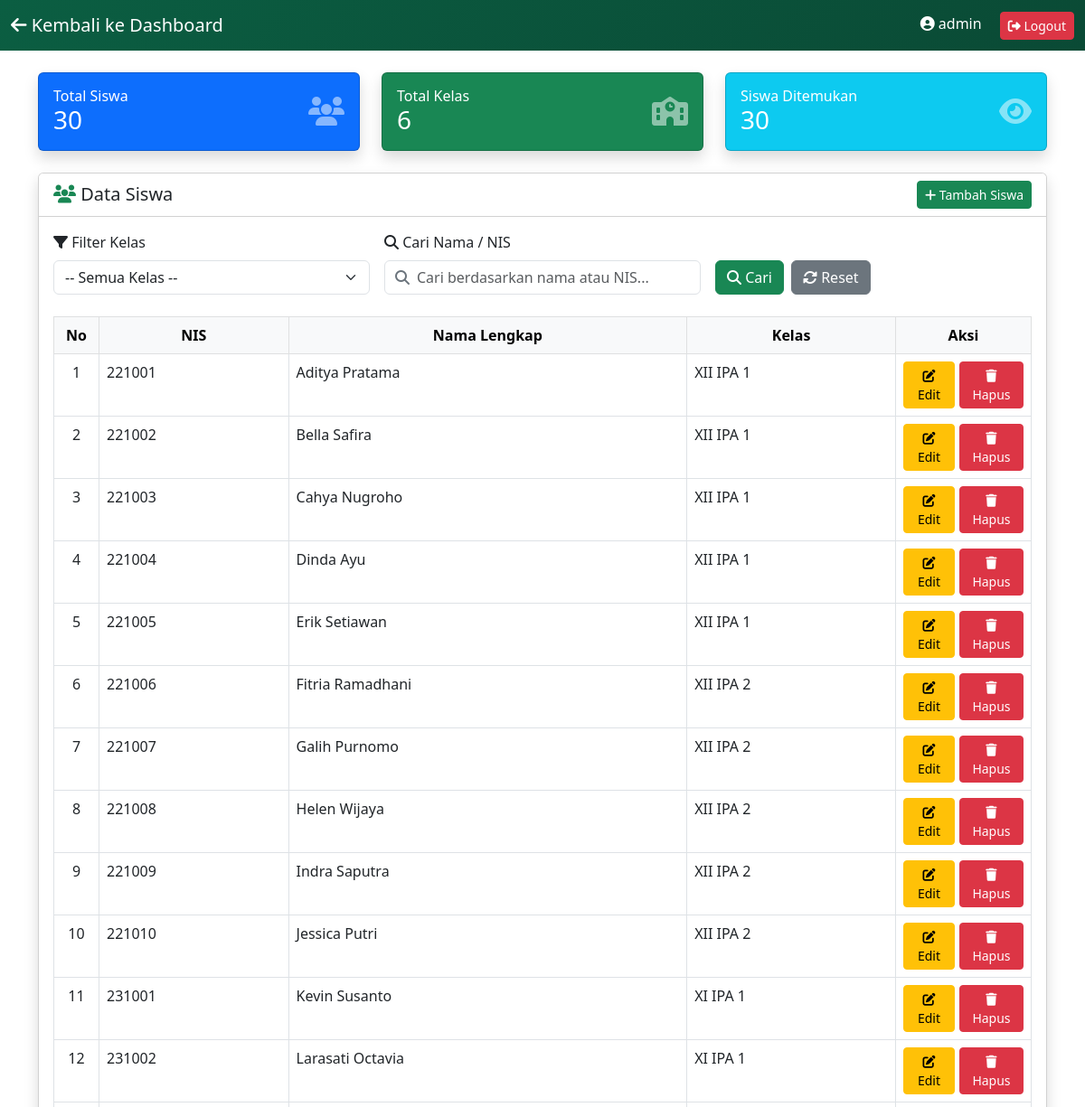
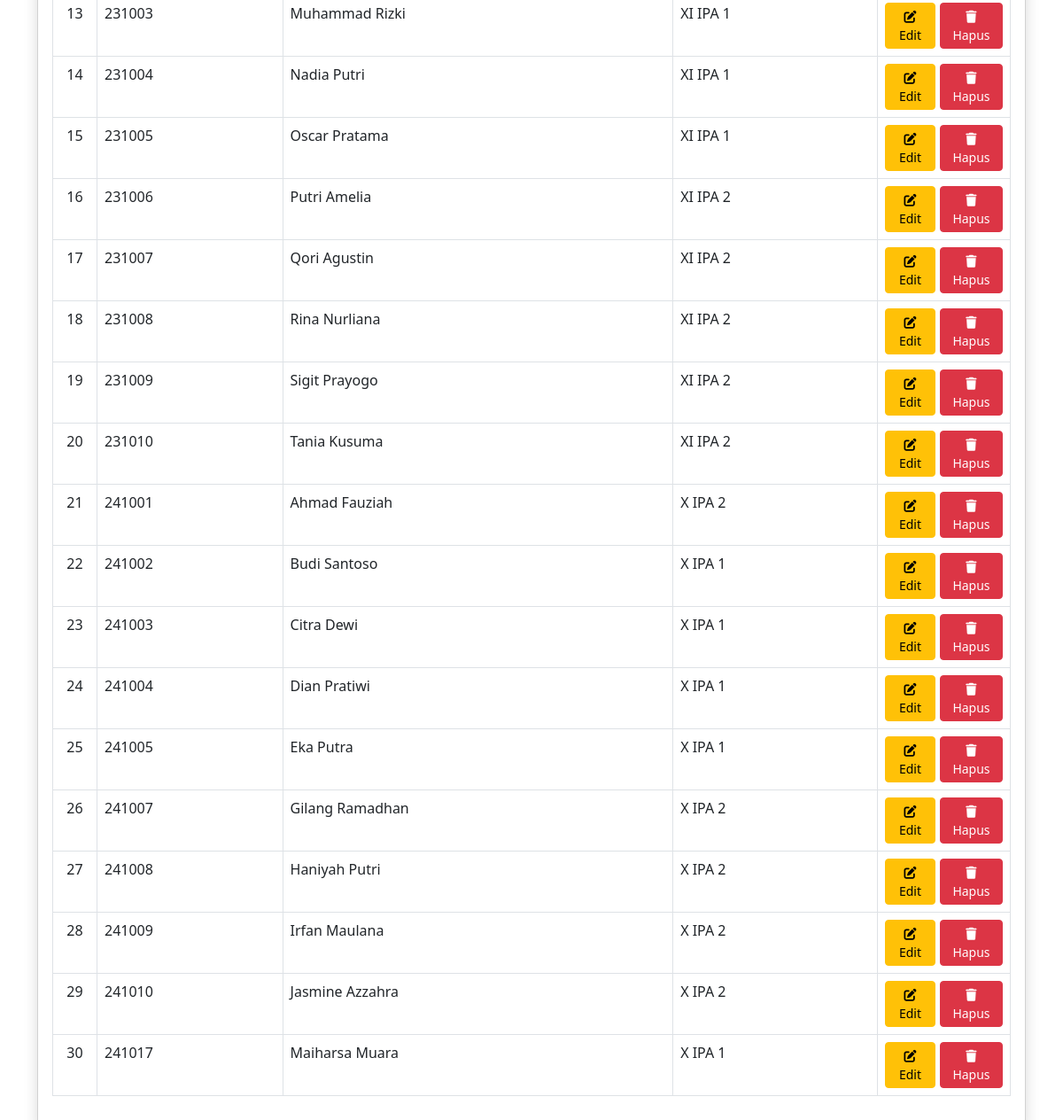
The page /pages/admin/data_siswa.php (signed in) on the database its author committed (2 pictures, top to bottom).
### tables this page shows
CREATE TABLE `siswa` (
  `nis` varchar(20) NOT NULL,
  `nama` varchar(100) NOT NULL,
  `kelas` varchar(20) NOT NULL,
  `created_at` timestamp NOT NULL DEFAULT current_timestamp()
);

### classes/Siswa.php (called while the page is built, shortened)
<?php
require_once dirname(__DIR__) . '/config/database.php';
class Siswa {
    private $table = 'siswa';
    public function getDaftarKelas() {
        $sql = "SELECT DISTINCT kelas FROM " . $this->table . " ORDER BY kelas";
        $result = fetchAll($sql);
        $kelas = [];
        foreach ($result as $row) {
            $kelas[] = $row['kelas'];
        }
        return $kelas;
    }
    public function totalSiswa() {
        $sql = "SELECT COUNT(*) as total FROM " . $this->table;
        $result = fetchOne($sql);
        return $result['total'];
    }
}
?>

### config/database.php (called while the page is built, shortened)
<?php
$host = 'localhost';
$user = 'root';
$password = '123456789';
$database = 'db_sistem_nilai';
$conn = mysqli_connect($host, $user, $password, $database);
mysqli_set_charset($conn, "utf8");
function fetchAll($sql) {
    global $conn;
    $result = mysqli_query($conn, $sql);
    return mysqli_fetch_all($result, MYSQLI_ASSOC);
}
function fetchOne($sql) {
    global $conn;
    $result = mysqli_query($conn, $sql);
    return mysqli_fetch_assoc($result);
}
?>

### pages/admin/data_siswa.php (the view, shortened to what this page needs)
<?php
require_once __DIR__ . '/../../config/database.php';
require_once __DIR__ . '/../../classes/Siswa.php';
$siswaClass = new Siswa();
$search_keyword = isset($_GET['search']) ? trim($_GET['search']) : '';
$kelas_list = $siswaClass->getDaftarKelas();
$query = "SELECT * FROM siswa WHERE 1=1";
$query .= " ORDER BY nis";
$daftarSiswa = fetchAll($query);
?>
<!DOCTYPE html>
<html lang="id">
<head>
    <link href="https://cdn.jsdelivr.net/npm/bootstrap@5.3.0/dist/css/bootstrap.min.css" rel="stylesheet">
    <link rel="stylesheet" href="https://cdnjs.cloudflare.com/ajax/libs/font-awesome/6.4.0/css/all.min.css">
</head>
<body>
    <nav class="navbar navbar-dark navbar-custom">
        <div class="container-fluid">
            <a class="navbar-brand" href="dashboard_admin.php">
                <i class="fas fa-arrow-left"></i> Kembali ke Dashboard
            </a>
            <div>
                <span class="text-white me-3">
                    <i class="fas fa-user-circle"></i> <?= $_SESSION['user']['username'] ?>
                </span>
                <a href="../../proses/proses_logout.php" class="btn btn-danger btn-sm">
                    <i class="fas fa-sign-out-alt"></i> Logout
                </a>
            </div>
        </div>
    </nav>
    <div class="container mt-4">
        <div class="row mb-4">
            <div class="col-md-4">
                <div class="card bg-primary text-white shadow">
                    <div class="card-body">
                        <div class="d-flex justify-content-between align-items-center">
                            <div>
                                <h6 class="mb-0">Total Siswa</h6>
                                <h3 class="mb-0"><?= $siswaClass->totalSiswa() ?></h3>
                            </div>
                            <i class="fas fa-users fa-2x opacity-50"></i>
                        </div>
                    </div>
                </div>
            </div>
            <div class="col-md-4">
                <div class="card bg-success text-white shadow">
                    <div class="card-body">
                        <div class="d-flex justify-content-between align-items-center">
                            <div>
                                <h6 class="mb-0">Total Kelas</h6>
                                <h3 class="mb-0"><?= count($kelas_list) ?></h3>
                            </div>
                            <i class="fas fa-school fa-2x opacity-50"></i>
                        </div>
                    </div>
                </div>
            </div>
            <div class="col-md-4">
                <div class="card bg-info text-white shadow">
                    <div class="card-body">
                        <div class="d-flex justify-content-between align-items-center">
                            <div>
                                <h6 class="mb-0">Siswa Ditemukan</h6>
                                <h3 class="mb-0"><?= count($daftarSiswa) ?></h3>
                            </div>
                            <i class="fas fa-eye fa-2x opacity-50"></i>
                        </div>
                    </div>
                </div>
            </div>
        </div>
        <div class="card shadow">
            <div class="card-header bg-white d-flex justify-content-between align-items-center flex-wrap">
                <h5 class="mb-0">
                    <i class="fas fa-users text-success"></i> Data Siswa
                </h5>
                <button class="btn btn-success btn-sm" data-bs-toggle="modal" data-bs-target="#modalTambah">
                    <i class="fas fa-plus"></i> Tambah Siswa
                </button>
            </div>
            <div class="card-body">
                <form method="GET" action="" class="row g-3 mb-4">
                    <div class="col-md-4">
                        <label class="form-label">
                            <i class="fas fa-filter"></i> Filter Kelas
                        </label>
                        <select name="kelas" class="form-select">
                            <option value="">-- Semua Kelas --</option>
                        </select>
                    </div>
                    <div class="col-md-4">
                        <label class="form-label">
                            <i class="fas fa-search"></i> Cari Nama / NIS
                        </label>
                        <div class="search-box">
                            <i class="fas fa-search"></i>
                            <input type="text" name="search" class="form-control"
                                   placeholder="Cari berdasarkan nama atau NIS..."
                                   value="<?= htmlspecialchars($search_keyword) ?>"
                                   autocomplete="off">
                        </div>
                    </div>
                    <div class="col-md-4 d-flex align-items-end">
                        <button type="submit" class="btn btn-success me-2">
                            <i class="fas fa-search"></i> Cari
                        </button>
                        <a href="data_siswa.php" class="btn btn-secondary">
                            <i class="fas fa-sync-alt"></i> Reset
                        </a>
                    </div>
                </form>
                <div class="table-responsive">
                    <table class="table table-bordered table-hover">
                        <thead class="table-light">
                            <tr class="text-center">
                                <th width="50">No</th>
                                <th>NIS</th>
                                <th>Nama Lengkap</th>
                                <th>Kelas</th>
                                <th width="150">Aksi</th>
                            </tr>
                        </thead>
                        <tbody>
                            <?php if (count($daftarSiswa) > 0): ?>
                                <?php $no = 1; foreach ($daftarSiswa as $s): ?>
                                <tr>
                                    <td class="text-center"><?= $no++ ?></td>
                                    <td><?= htmlspecialchars($s['nis']) ?></td>
                                    <td><?= htmlspecialchars($s['nama']) ?></td>
                                    <td><?= htmlspecialchars($s['kelas']) ?></td>
                                    <td class="text-center">
                                        <div class="aksi-baris">
                                            <button type="button"
                                                    class="btn btn-warning btn-sm"
                                                    data-bs-toggle="modal"
                                                    data-bs-target="#modalEdit<?= $s['nis'] ?>">
                                                <i class="fas fa-edit"></i> Edit
                                            </button>
                                            <a href="data_siswa.php?hapus=<?= $s['nis'] ?>"
                                               class="btn btn-danger btn-sm"
                                               onclick="return confirm('Yakin ingin menghapus siswa ini?')">
                                                <i class="fas fa-trash"></i> Hapus
                                            </a>
                                        </div>
                                    </td>
                                </tr>
                                <?php endforeach; ?>
                            <?php endif; ?>
                        </tbody>
                    </table>
                </div>
            </div>
        </div>
    </div>
</body>
</html>

### pages/admin/data_siswa.php (style rules this page uses)
.navbar-custom { background: linear-gradient(135deg, #0b5e42, #0a4a35); }
.search-box { position: relative; }
.search-box .fa-search { position: absolute; left: 12px; top: 50%; transform: translateY(-50%); color: #6c757d; }
.search-box input { padding-left: 35px; }
.aksi-baris { display: flex; gap: 5px; justify-content: center; align-items: center; }

### rows shown on the page
siswa: nis "221001", nama "Aditya Pratama", kelas "XII IPA 1"
siswa: nis "221002", nama "Bella Safira", kelas "XII IPA 1"
siswa: nis "221003", nama "Cahya Nugroho", kelas "XII IPA 1"
siswa: nis "221004", nama "Dinda Ayu", kelas "XII IPA 1"
siswa: nis "221005", nama "Erik Setiawan", kelas "XII IPA 1"
siswa: nis "221006", nama "Fitria Ramadhani", kelas "XII IPA 2"
siswa: nis "221007", nama "Galih Purnomo", kelas "XII IPA 2"
siswa: nis "221008", nama "Helen Wijaya", kelas "XII IPA 2"
siswa: nis "221009", nama "Indra Saputra", kelas "XII IPA 2"
siswa: nis "221010", nama "Jessica Putri", kelas "XII IPA 2"
siswa: nis "231001", nama "Kevin Susanto", kelas "XI IPA 1"
siswa: nis "231002", nama "Larasati Octavia", kelas "XI IPA 1"
siswa: nis "231003", nama "Muhammad Rizki", kelas "XI IPA 1"
siswa: nis "231004", nama "Nadia Putri", kelas "XI IPA 1"
siswa: nis "231005", nama "Oscar Pratama", kelas "XI IPA 1"
siswa: nis "231006", nama "Putri Amelia", kelas "XI IPA 2"
siswa: nis "231007", nama "Qori Agustin", kelas "XI IPA 2"
siswa: nis "231008", nama "Rina Nurliana", kelas "XI IPA 2"
siswa: nis "231009", nama "Sigit Prayogo", kelas "XI IPA 2"
siswa: nis "231010", nama "Tania Kusuma", kelas "XI IPA 2"
siswa: nis "241001", nama "Ahmad Fauziah", kelas "X IPA 2"
siswa: nis "241002", nama "Budi Santoso", kelas "X IPA 1"
siswa: nis "241003", nama "Citra Dewi", kelas "X IPA 1"
siswa: nis "241004", nama "Dian Pratiwi", kelas "X IPA 1"
siswa: nis "241005", nama "Eka Putra", kelas "X IPA 1"
siswa: nis "241007", nama "Gilang Ramadhan", kelas "X IPA 2"
siswa: nis "241008", nama "Haniyah Putri", kelas "X IPA 2"
siswa: nis "241009", nama "Irfan Maulana", kelas "X IPA 2"
siswa: nis "241010", nama "Jasmine Azzahra", kelas "X IPA 2"
siswa: nis "241017", nama "Maiharsa Muara", kelas "X IPA 1"

### other values the page prints
$_SESSION['user']['username'] "admin"
$siswaClass->totalSiswa() "30"
count($kelas_list) "6"
count($daftarSiswa) "30"
